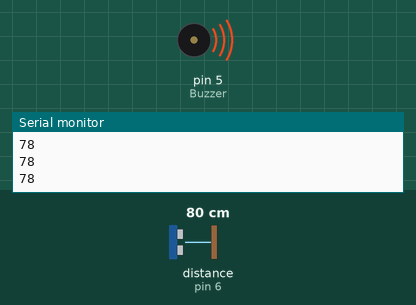
Simulated run of this sketch. Board: Arduino Uno, built with avr-gcc and run on an emulated ATmega328P. On the bench: buzzer (waves = sounding), the last lines printed to the serial monitor. Wiring (inferred from the names in the program): ultrasonic range finder: trigger pin 7; echo pin 6. The test bench sets the inputs (shaded band); at power-on: distance to the obstacle (sensor on pin 6) 80 cm. The echo pulse lasts 58.3 µs per cm.

Above: at 1.2 s.
1.3 s: distance to the obstacle (sensor on pin 6) set to 18 cm
2.8 s: distance to the obstacle (sensor on pin 6) set to 15 cm
At 3.2 s:
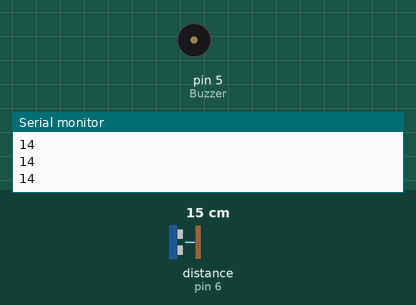
4.3 s: distance to the obstacle (sensor on pin 6) set to 35 cm
At 5.1 s:
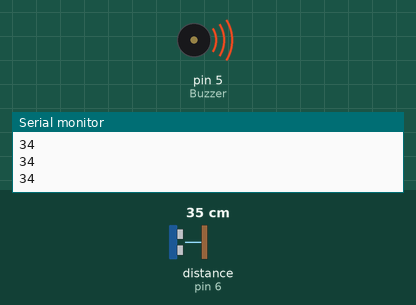
5.8 s: distance to the obstacle (sensor on pin 6) set to 2 cm
At 6.4 s:
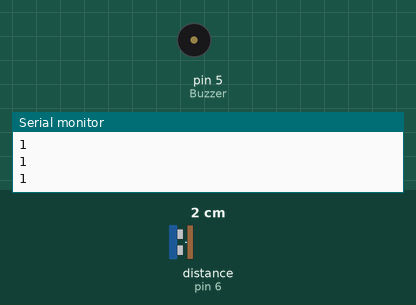
Timing chart, 0 to 8.3 s (numbered marks = the images above; inputs shaded):
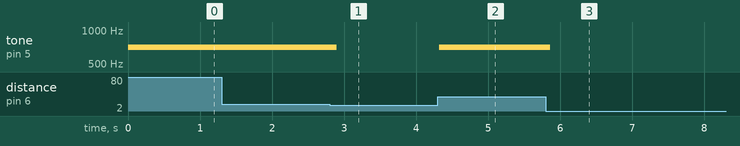

The sketch:

sketch_jul05alast_sonar.ino
```cpp
const int pingPin = 7; // Trigger Pin of Ultrasonic Sensor
 const int echoPin = 6; // Echo Pin of Ultrasonic Sensor
 const int Buzzer =5; //hole
void setup() {
  // put your setup code here, to run once:
   Serial.begin(9600); // Starting Serial Terminal

}

void loop() {
  // put your main code here, to run repeatedly:
   long duration,sd, inches, cm;
    pinMode(pingPin, OUTPUT);
    digitalWrite(pingPin, LOW);
     delayMicroseconds(2);
    digitalWrite(pingPin, HIGH);
     delayMicroseconds(10);
     digitalWrite(pingPin, LOW);
    pinMode(echoPin, INPUT);
     duration = pulseIn(echoPin, HIGH);
      sd=duration*0.034/2;   //if sd>2 && sd<10   then hole detected  sd >2 dilei hobe
      Serial.print(sd);
      Serial.println();
      if(sd>15)     //sd>2 chilo  15 kore disi
      {
        digitalWrite(Buzzer, HIGH);
      tone(Buzzer,700);
      }
      else
      {
        digitalWrite(Buzzer, LOW);
        noTone(Buzzer);
      }

    delay(100);


}
```

Measured:
- the behaviour switches between 17 and 16 cm on distance to the obstacle (sensor on pin 6) (found by bisection; images 0 and 1)
- after the input at 2.8 s, tone on pin 5 (Buzzer): 700 Hz → silent after 0.10 s
- after the input at 4.3 s, tone on pin 5 (Buzzer): silent → 700 Hz at once
- after the input at 5.8 s, tone on pin 5 (Buzzer): 700 Hz → silent after 0.06 s
